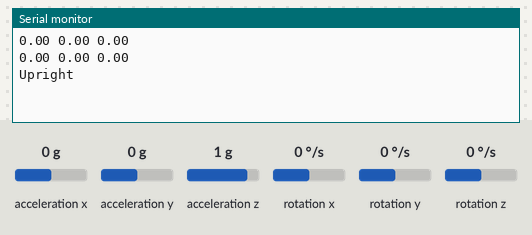
A sketch run on a simulated ESP32. Shown: the last lines printed to the serial monitor. Inputs (shaded band) come from the test bench; at power-on: acceleration x 0 g, acceleration y 0 g, acceleration z 1 g, rotation x 0 °/s, rotation y 0 °/s, rotation z 0 °/s.

Above: at 2.2 s.
2.3 s: acceleration x set to -1.4 g
At 4.2 s:
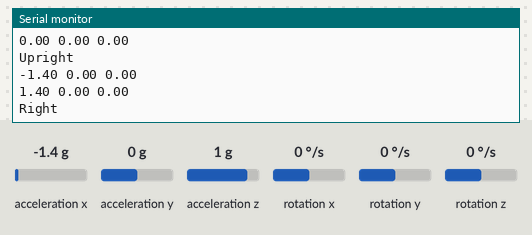
5.3 s: acceleration y set to -1.4 g
At 7.7 s:
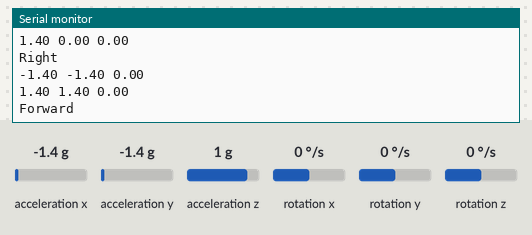
8.3 s: acceleration y set to 0.8 g
At 9.6 s:
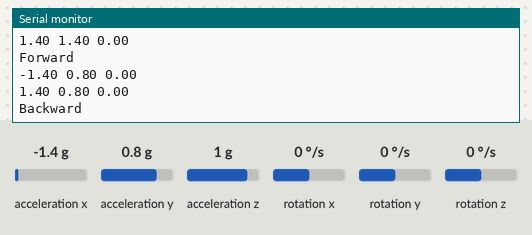
11.3 s: acceleration z set to -1.4 g
At 13.6 s:
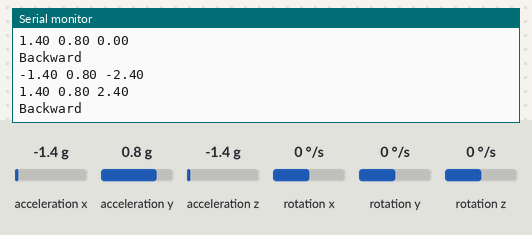
Timing chart, 0 to 13.8 s (numbered marks = the images above; inputs shaded):
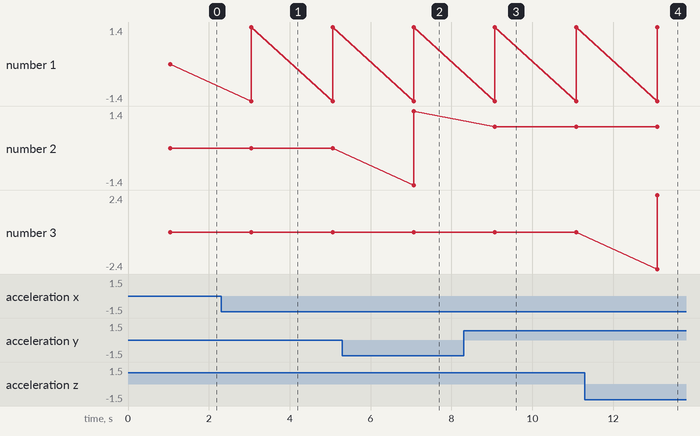

The sketch:

GISMO6_MPU6050.ino
```cpp
#include "I2Cdev.h"
#include "MPU6050.h"

#include "Wire.h"
MPU6050 mpu;


float baseline[3];
float features[3];
float motion_threshold = 0.7;


void setup() {

    Wire.begin();
    Serial.begin(115200);
    mpu.initialize();
    calibrate();


   }

void loop() {

    float ax,ay,az;
    mpu_read(&ax,&ay,&az);
    ax=ax-baseline[0];
    ay=ay-baseline[1];
    az=az-baseline[2];

    mpu_record();


 delay(2000);

  }

void mpu_read(float *ax,float *ay,float *az) {
    int16_t _ax, _ay, _az, _gx, _gy, _gz;

    mpu.getMotion6(&_ax, &_ay, &_az, &_gx, &_gy, &_gz);
    *ax = _ax/16384.0;
    *ay = _ay/16384.0;
    *az = _az/16384.0;

}


void calibrate(){
  float ax,ay,az;
  for(int i=0;i < 10;i++){
    mpu_read(&ax,&ay,&az);
    delay(100);
      }
  baseline[0]=ax;
  baseline[1]=ay;
  baseline[2]=az;
}


void mpu_record(){
  float ax,ay,az;
  float aax,aay,aaz;
  String position;
    mpu_read(&ax,&ay,&az);
    ax = ax - baseline[0];
    ay = ay - baseline[1];
    az = az - baseline[2];

   features[0] = ax;
   features[1] = ay;
   features[2] = az;

  Serial.print(features[0]);
  Serial.print(" ");
  Serial.print(features[1]);
  Serial.print(" ");
  Serial.println(features[2]);

  aax=fabs(ax);
  aay=fabs(ay);
  aaz=fabs(az);

  Serial.print(aax);
  Serial.print(" ");
  Serial.print(aay);
  Serial.print(" ");
  Serial.println(aaz);

  position="Upright";
  if(aax > motion_threshold)
  {
    if(ax > 0)
    position="Left";
    else
    position="Right";
  }
  if(aay > motion_threshold)
  {
    if(ay > 0)
    position="Backward";
    else
    position="Forward";
  }


  Serial.println(position);


  }
```

Measured:
- after the input at 2.3 s, the serial monitor: prints a new line after 0.75 s (image 1)
- after the input at 5.3 s, the serial monitor: prints a new line after 1.8 s (image 2)
- after the input at 8.3 s, the serial monitor: prints a new line after 0.77 s (image 3)
- after the input at 11.3 s, the serial monitor: prints a new line after 1.8 s (image 4)
- plotted number 1: 0 → 1.4 after the input at 2.3 s
- plotted number 2: 1.4 → 0.8 after the input at 8.3 s
- plotted number 3: 0 → 2.4 after the input at 11.3 s
